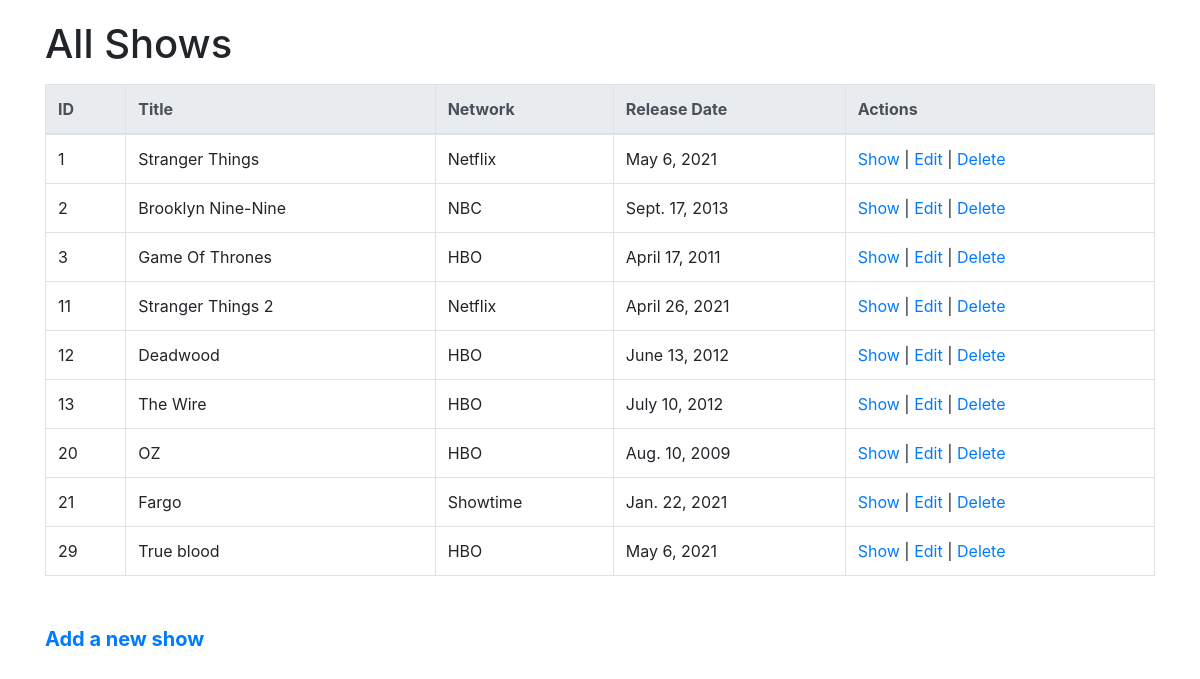
Page /shows/ on the committed database.
### tv_shows_app/models.py (models this page shows, shortened)
class Show(models.Model):
    title = models.CharField(max_length=45)
    network = models.CharField(max_length=20)
    release_date = models.DateField()
    description = models.TextField()
    created_at = models.DateTimeField(auto_now_add=True)
    updated_at = models.DateTimeField(auto_now=True)
    objects = ShowManager()

### tv_shows_app/views.py (the view)
def display_all_shows(request):
    context = {
        "all_shows": Show.objects.all(),
    }
    return render(request, "index.html", context)

### tv_shows_app/templates/index.html (shortened to what this page needs)
<!DOCTYPE html>
<html lang="en">
<head>
	<link
			rel="stylesheet"
			href="https://cdn.jsdelivr.net/npm/bootstrap@4.6.0/dist/css/bootstrap.min.css"
		/>
		{% load static %}
		<link rel="stylesheet" href="{% static '/css/styles.css' %}" />
	</head>
	<body>
		<div class="container">
			<h1 class="mb-3">All Shows</h1>
			<table class="table table-bordered mb-5">
				<thead class="thead-light">
					<tr>
						<th scope="col">ID</th>
						<th scope="col">Title</th>
						<th scope="col">Network</th>
						<th scope="col">Release Date</th>
						<th scope="col">Actions</th>
					</tr>
				</thead>
				<tbody>
					{% for show in all_shows %}
					<tr>
						<td>{{show.id}}</td>
						<td>{{show.title}}</td>
						<td>{{show.network}}</td>
						<td>{{show.release_date}}</td>
						<td><a href="{{show.id}}/">Show</a> | <a href="{{show.id}}/edit/">Edit</a> | <a href="{{show.id}}/destroy/">Delete</a> </td>
					</tr>
					{% endfor %}
				</tbody>
			</table>
<p><a class="breadcrumbs" href="new/">Add a new show</a></p>
		</div>
	</body>
</html>

### tv_shows_app/static/css/styles.css (style rules this page uses)
.container { margin: 20px auto; }
.breadcrumbs { font-size:20px; font-weight:700; }

### rows in the picture
Show: id "1", title "Stranger Things", network "Netflix", release_date "May 6, 2021"
Show: id "2", title "Brooklyn Nine-Nine", network "NBC", release_date "Sept. 17, 2013"
Show: id "3", title "Game Of Thrones", network "HBO", release_date "April 17, 2011"
Show: id "11", title "Stranger Things 2", network "Netflix", release_date "April 26, 2021"
Show: id "12", title "Deadwood", network "HBO", release_date "June 13, 2012"
Show: id "13", title "The Wire", network "HBO", release_date "July 10, 2012"
Show: id "20", title "OZ", network "HBO", release_date "Aug. 10, 2009"
Show: id "21", title "Fargo", network "Showtime", release_date "Jan. 22, 2021"
Show: id "29", title "True blood", network "HBO", release_date "May 6, 2021"
